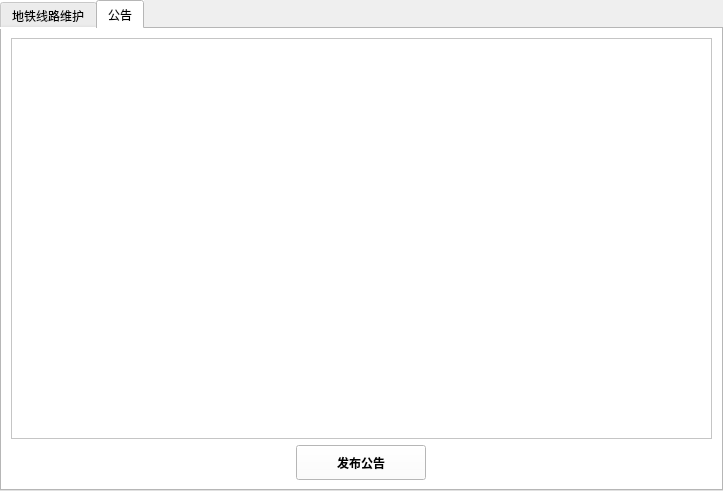
<?xml version="1.0" encoding="UTF-8"?>
<ui version="4.0">
 <class>Admin</class>
 <widget class="QDialog" name="Admin">
  <property name="geometry">
   <rect>
    <x>0</x>
    <y>0</y>
    <width>723</width>
    <height>491</height>
   </rect>
  </property>
  <property name="minimumSize">
   <size>
    <width>723</width>
    <height>491</height>
   </size>
  </property>
  <property name="maximumSize">
   <size>
    <width>723</width>
    <height>491</height>
   </size>
  </property>
  <property name="windowTitle">
   <string>Dialog</string>
  </property>
  <layout class="QVBoxLayout" name="verticalLayout">
   <property name="spacing">
    <number>0</number>
   </property>
   <property name="leftMargin">
    <number>0</number>
   </property>
   <property name="topMargin">
    <number>0</number>
   </property>
   <property name="rightMargin">
    <number>0</number>
   </property>
   <property name="bottomMargin">
    <number>0</number>
   </property>
   <item>
    <widget class="QTabWidget" name="tabWidget">
     <property name="minimumSize">
      <size>
       <width>0</width>
       <height>0</height>
      </size>
     </property>
     <property name="maximumSize">
      <size>
       <width>16777215</width>
       <height>16777215</height>
      </size>
     </property>
     <property name="font">
      <font>
       <family>微软雅黑</family>
      </font>
     </property>
     <property name="styleSheet">
      <string notr="true">background-color: rgb(255, 255, 255);</string>
     </property>
     <property name="currentIndex">
      <number>1</number>
     </property>
     <widget class="QWidget" name="tab">
      <attribute name="title">
       <string>地铁线路维护</string>
      </attribute>
      <widget class="QWidget" name="layoutWidget">
       <property name="geometry">
        <rect>
         <x>10</x>
         <y>20</y>
         <width>151</width>
         <height>171</height>
        </rect>
       </property>
       <layout class="QVBoxLayout" name="verticalLayout_5">
        <item>
         <layout class="QVBoxLayout" name="verticalLayout_3">
          <item>
           <widget class="QLabel" name="label">
            <property name="minimumSize">
             <size>
              <width>0</width>
              <height>20</height>
             </size>
            </property>
            <property name="maximumSize">
             <size>
              <width>16777215</width>
              <height>20</height>
             </size>
            </property>
            <property name="font">
             <font>
              <family>微软雅黑</family>
             </font>
            </property>
            <property name="text">
             <string>请选择线路：</string>
            </property>
           </widget>
          </item>
          <item>
           <widget class="QComboBox" name="lineComboBox">
            <property name="minimumSize">
             <size>
              <width>140</width>
              <height>25</height>
             </size>
            </property>
            <property name="maximumSize">
             <size>
              <width>140</width>
              <height>25</height>
             </size>
            </property>
            <property name="font">
             <font>
              <family>微软雅黑</family>
             </font>
            </property>
           </widget>
          </item>
         </layout>
        </item>
        <item>
         <layout class="QGridLayout" name="gridLayout">
          <property name="topMargin">
           <number>10</number>
          </property>
          <item row="0" column="0">
           <widget class="QPushButton" name="addLine">
            <property name="minimumSize">
             <size>
              <width>130</width>
              <height>35</height>
             </size>
            </property>
            <property name="maximumSize">
             <size>
              <width>130</width>
              <height>35</height>
             </size>
            </property>
            <property name="font">
             <font>
              <family>微软雅黑</family>
              <weight>75</weight>
              <bold>true</bold>
             </font>
            </property>
            <property name="text">
             <string>添加线路</string>
            </property>
            <property name="icon">
             <iconset resource="resource.qrc">
              <normaloff>:/icon/icon/line.png</normaloff>:/icon/icon/line.png</iconset>
            </property>
           </widget>
          </item>
         </layout>
        </item>
       </layout>
      </widget>
      <widget class="QTableWidget" name="stationTable">
       <property name="geometry">
        <rect>
         <x>180</x>
         <y>20</y>
         <width>515</width>
         <height>380</height>
        </rect>
       </property>
       <property name="minimumSize">
        <size>
         <width>515</width>
         <height>380</height>
        </size>
       </property>
       <property name="maximumSize">
        <size>
         <width>515</width>
         <height>380</height>
        </size>
       </property>
       <property name="font">
        <font>
         <family>微软雅黑</family>
        </font>
       </property>
      </widget>
      <widget class="QWidget" name="layoutWidget">
       <property name="geometry">
        <rect>
         <x>181</x>
         <y>408</y>
         <width>511</width>
         <height>37</height>
        </rect>
       </property>
       <layout class="QHBoxLayout" name="horizontalLayout">
        <item>
         <widget class="QPushButton" name="manageLine">
          <property name="minimumSize">
           <size>
            <width>130</width>
            <height>35</height>
           </size>
          </property>
          <property name="maximumSize">
           <size>
            <width>130</width>
            <height>35</height>
           </size>
          </property>
          <property name="font">
           <font>
            <family>微软雅黑</family>
            <weight>75</weight>
            <bold>true</bold>
           </font>
          </property>
          <property name="text">
           <string>管理线路信息</string>
          </property>
          <property name="icon">
           <iconset resource="resource.qrc">
            <normaloff>:/icon/icon/settings.png</normaloff>:/icon/icon/settings.png</iconset>
          </property>
         </widget>
        </item>
        <item>
         <widget class="QPushButton" name="addStation">
          <property name="minimumSize">
           <size>
            <width>130</width>
            <height>35</height>
           </size>
          </property>
          <property name="maximumSize">
           <size>
            <width>130</width>
            <height>35</height>
           </size>
          </property>
          <property name="font">
           <font>
            <family>微软雅黑</family>
            <weight>75</weight>
            <bold>true</bold>
           </font>
          </property>
          <property name="text">
           <string>添加站点</string>
          </property>
          <property name="icon">
           <iconset resource="resource.qrc">
            <normaloff>:/icon/icon/pos.png</normaloff>:/icon/icon/pos.png</iconset>
          </property>
         </widget>
        </item>
       </layout>
      </widget>
     </widget>
     <widget class="QWidget" name="tab_2">
      <attribute name="title">
       <string>公告</string>
      </attribute>
      <layout class="QGridLayout" name="gridLayout_3">
       <item row="0" column="0">
        <layout class="QGridLayout" name="gridLayout_2">
         <item row="0" column="0">
          <widget class="QTextEdit" name="textEdit"/>
         </item>
         <item row="1" column="0">
          <layout class="QHBoxLayout" name="horizontalLayout_2">
           <item>
            <widget class="QPushButton" name="announcement">
             <property name="minimumSize">
              <size>
               <width>130</width>
               <height>35</height>
              </size>
             </property>
             <property name="maximumSize">
              <size>
               <width>130</width>
               <height>35</height>
              </size>
             </property>
             <property name="font">
              <font>
               <family>微软雅黑</family>
               <weight>75</weight>
               <bold>true</bold>
              </font>
             </property>
             <property name="text">
              <string>发布公告</string>
             </property>
             <property name="icon">
              <iconset resource="resource.qrc">
               <normaloff>:/icon/icon/announcement.png</normaloff>:/icon/icon/announcement.png</iconset>
             </property>
            </widget>
           </item>
          </layout>
         </item>
        </layout>
       </item>
      </layout>
     </widget>
    </widget>
   </item>
  </layout>
 </widget>
 <resources>
  <include location="resource.qrc"/>
 </resources>
 <connections/>
</ui>
